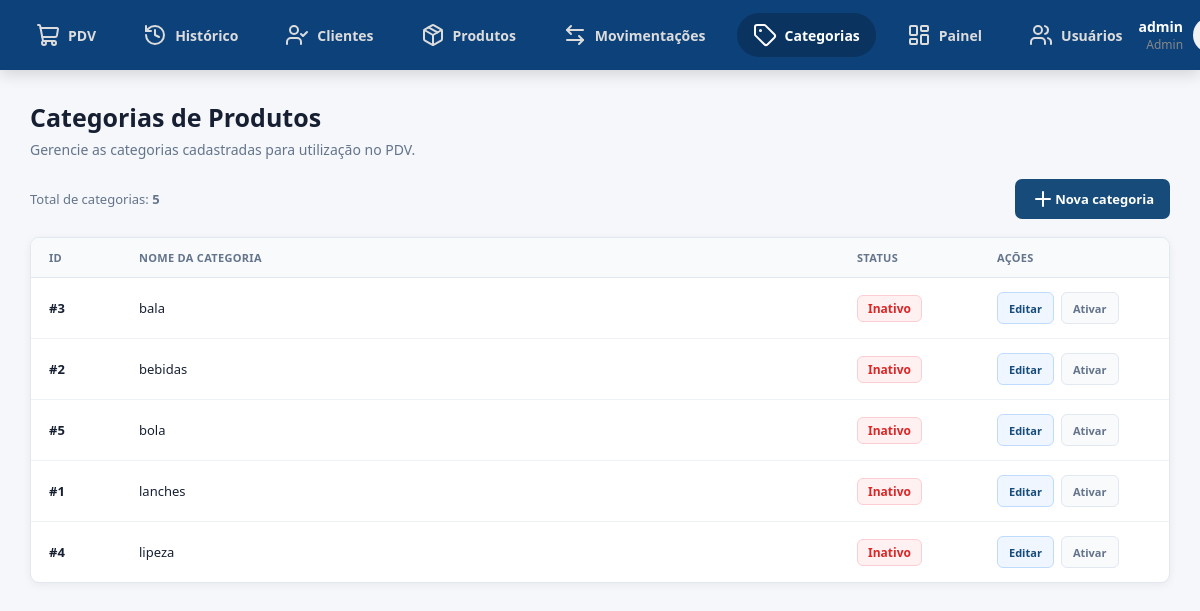
The page /categorias/ (signed in) on the database its author committed.
### app/models/categoria.py (models this page shows)
class Categoria(Base):
    __tablename__ = "categorias"
    id = Column(Integer, primary_key=True, autoincrement=True, index=True)
    nome = Column(String(100), nullable=False, unique=True)
    ativo = Column(Boolean, default=True)
    produtos = relationship("Produto", back_populates="categoria", lazy="select")

### app/controllers/categoria_controller.py (the view)
@router.get("/")
def listar_categorias(
    request: Request,
    db: Session = Depends(get_db),
    admin = Depends(get_admin)
):
    categorias = db.query(Categoria).order_by(Categoria.nome).all()
    return templates.TemplateResponse(
        request,
        "categorias/index.html",
        {
            "request":    request,
            "usuario":    admin,
            "categorias": categorias,
        }
    )

### app/templates/categorias/index.html (shortened to what this page needs)
<!DOCTYPE html>
<html lang="pt-br">
{% extends "base.html" %}
{% block extra_css %}
<link rel="stylesheet" href="/static/categorias-css/index.css">
{% endblock %}
{% block content %}
<main class="categorias-page">
    <div class="titulo-pagina">
        <div>
            <h1>Categorias de Produtos</h1>
            <p>
                Gerencie as categorias cadastradas para utilização no PDV.
            </p>
        </div>
    </div>
    <div class="barra-acoes">
        <div class="contador">
            Total de categorias:
            <strong>{{ categorias|length }}</strong>
        </div>
        {% if usuario and usuario.role == 'admin' %}
        <a href="/categorias/nova" class="btn-novo">
            <i data-lucide="plus"></i>
            <span>Nova categoria</span>
        </a>
        {% endif %}
    </div>
    <div class="container-card">
        <div class="table-responsive">
            <table class="custom-table">
                <thead>
                    <tr>
                        <th style="width: 90px;">ID</th>
                        <th>NOME DA CATEGORIA</th>
                        <th style="width: 140px;">STATUS</th>
                        <th style="width: 190px;">AÇÕES</th>
                    </tr>
                </thead>
                <tbody>
                    {% for c in categorias %}
                    <tr>
                        <td>
                            <strong>#{{ c.id }}</strong>
                        </td>
                        <td>
                            {{ c.nome }}
                        </td>
                        <td>
                            {% if c.ativo %}
                            <span class="badge badge-ativo">
                                Ativo
                            </span>
                            {% else %}
                            <span class="badge badge-inativo">
                                Inativo
                            </span>
                            {% endif %}
                        </td>
                        <td>
                            {% if usuario and usuario.role == 'admin' %}
                            <div class="actions-cell">
                                <a
                                    href="/categorias/{{ c.id }}/editar"
                                    class="link-action"
                                >
                                    Editar
                                </a>
                                <form
                                    action="/categorias/{{ c.id }}/toggle-ativo"
                                    method="post"
                                    style="display: inline;"
                                    onsubmit="return confirm('Deseja {% if c.ativo %}desativar{% else %}ativar{% endif %} a categoria {{ c.nome }}?')"
                                >
                                    <button
                                        type="submit"
                                        class="btn-inline"
                                    >
                                        {{ "Desativar" if c.ativo else "Ativar" }}
                                    </button>
                                </form>
                            </div>
                            {% else %}
                            <span class="sem-permissao">
                                Sem permissão
                            </span>
                            {% endif %}
                        </td>
                    </tr>
                    {% endfor %}
                </tbody>
            </table>
        </div>
    </div>
</main>
{% endblock %}

### app/static/style.css (style rules this page uses)
* { margin: 0; padding: 0; box-sizing: border-box; font-family: 'Segoe UI', Tahoma, Geneva, Verdana, sans-serif; }
body, html { width: 100%; height: 100%; background-color: #e5e5e5; }

### app/static/categorias-css/index.css (style rules this page uses)
:root { --azul-senai: #164b7a; --azul-escuro: #102d4a; --azul-hover: #0d5ca8; --fundo: #f5f7fa; --branco: #ffffff; --texto: #172033; --texto-secundario: #64748b; --borda: #e2e8f0; --verde: #16a34a; --vermelho: #dc2626; --sombra: 0 2px 8px rgba(15, 23, 42, 0.06); }
* { margin: 0; padding: 0; box-sizing: border-box; }
body { font-family: Arial, Helvetica, sans-serif; background: var(--fundo); color: var(--texto); min-height: 100vh; display: flex; flex-direction: column; }
a { text-decoration: none; }
button, input, select { font-family: inherit; }
.titulo-pagina { margin-bottom: 20px; }
.titulo-pagina h1 { font-size: 25px; font-weight: 700; color: var(--texto); margin-bottom: 6px; }
.titulo-pagina p { color: var(--texto-secundario); font-size: 14px; }
.barra-acoes { display: flex; align-items: center; justify-content: space-between; margin-bottom: 18px; }
.btn-novo { height: 40px; padding: 0 16px; border: none; border-radius: 7px; background: var(--azul-senai); color: var(--branco); font-size: 13px; font-weight: 700; cursor: pointer; display: inline-flex; align-items: center; justify-content: center; transition: 0.2s; }
.contador { color: var(--texto-secundario); font-size: 13px; }
.container-card, .lista-card, .modal-card, .form-container-box { background: var(--branco); border: 1px solid var(--borda); border-radius: 9px; overflow: hidden; box-shadow: var(--sombra); }
.table-responsive { width: 100%; overflow-x: auto; }
.custom-table { width: 100%; border-collapse: collapse; text-align: left; }
.custom-table th { background: #f8fafc; color: var(--texto-secundario); font-size: 11px; font-weight: 700; text-transform: uppercase; letter-spacing: 0.3px; padding: 12px 18px; border-bottom: 1px solid var(--borda); }
.custom-table td { padding: 14px 18px; border-bottom: 1px solid #eef2f7; font-size: 13px; color: var(--texto); vertical-align: middle; }
.custom-table tbody tr:last-child td { border-bottom: none; }
.badge { display: inline-flex; align-items: center; justify-content: center; padding: 4px 10px; border-radius: 6px; font-size: 12px; font-weight: 700; }
.badge-inativo { background: #fff1f2; color: var(--vermelho); border: 1px solid #fecdd3; }
.actions-cell { display: flex; align-items: center; gap: 7px; }
.link-action { height: 32px; padding: 0 11px; border-radius: 6px; display: inline-flex; align-items: center; justify-content: center; background: #eff6ff; color: var(--azul-senai); border: 1px solid #bfdbfe; font-size: 11px; font-weight: 600; transition: 0.2s; }
.btn-inline { height: 32px; padding: 0 11px; border-radius: 6px; display: inline-flex; align-items: center; justify-content: center; background: #f8fafc; color: var(--texto-secundario); border: 1px solid var(--borda); font-size: 11px; font-weight: 600; cursor: pointer; transition: 0.2s; }

### rows shown on the page
Categoria: id "3", nome "bala", shows "Inativo", ativo "Ativar"
Categoria: id "2", nome "bebidas", shows "Inativo", ativo "Ativar"
Categoria: id "5", nome "bola", shows "Inativo", ativo "Ativar"
Categoria: id "1", nome "lanches", shows "Inativo", ativo "Ativar"
Categoria: id "4", nome "lipeza", shows "Inativo", ativo "Ativar"

### other values the page prints
{{ usuario.nome if usuario else 'Administrador' }} "admin"
{{ usuario.role|capitalize if usuario else 'Admin' }} "Admin"
{{ categorias|length }} "5"
